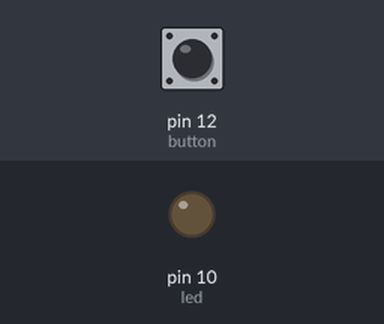
The sketch below on a simulated Arduino Uno, built with avr-gcc and run on an emulated ATmega328P. Shown: output pins drawn as LEDs (lit = HIGH). Dashed ring = blinking. Inputs (shaded band) come from the test bench; at power-on: pin 12 (button) LOW.

Above: at 1.2 s.
1.3 s: pin 12 (button) pulled HIGH for 3.2 s
At 1.7 s:
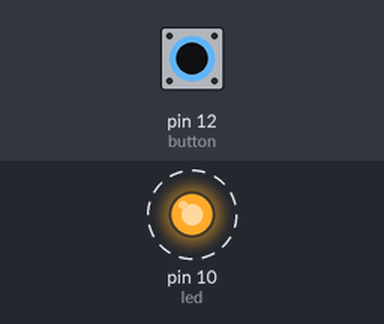
Timing chart, 0 to 6.3 s (numbered marks = the images above; inputs shaded):
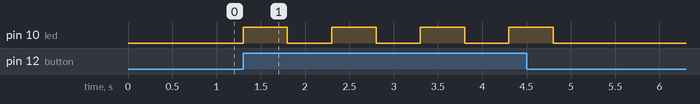

Measured:
- after the input at 1.3 s, pin 10 (led): alternates HIGH for 0.50 s and LOW for 0.50 s, 8 changes in all, then stays LOW, starting at once

The sketch:

Digital_IO_using_Arduino_Uno.ino
```cpp
int led = 10;
int button = 12;
void setup() {
  pinMode (led, OUTPUT);
  pinMode(button, INPUT);
}

void loop() {
  if(digitalRead(button) == HIGH){
    digitalWrite(led,HIGH);
    delay(500);
    digitalWrite(led, LOW);
    delay(500);
  }else{
    digitalWrite(led,LOW);
  }
}
```
